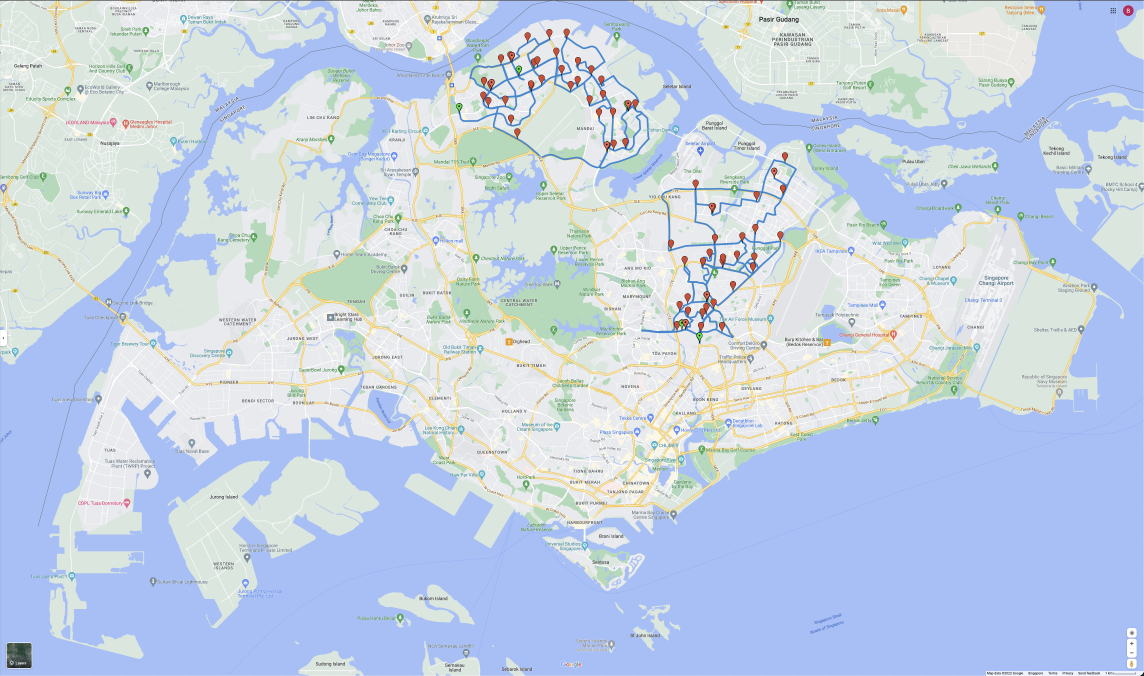
#> input picture CombineImages/images/1.png, 3430 x 2026 px (shown at 1/3 size); its folder holds only this picture in this run
$ jupyter execute combine_images.ipynb
#> lines starting #> are read from the running program, lines starting #| are printed output that depends on the picture
[cell 1]
import os
import cv2
import glob
import numpy as np
import matplotlib.pyplot as plt

[cell 2]
current_dir = os.getcwd()
current_dir

[cell 3]
images = []
for file in glob.glob(current_dir + "/images/*"):
    print(file)
    img = cv2.imread(file)
#> img is the input picture: shape (2026, 3430, 3); mean B, G, R 229.5, 210.8, 196.4
    print(img.shape)
#| (2026, 3430, 3)
    img_color = cv2.cvtColor(img, cv2.COLOR_BGR2RGB)
    img_new = img_color[:2024, :3430, :]
    print(img_new.shape)
#| (2024, 3430, 3)
    images.append(img_new)

[cell 4]
def alignImages(im1, im2):
    # Convert images to grayscale
    im1Gray = cv2.cvtColor(im1, cv2.COLOR_BGR2GRAY)
    im2Gray = cv2.cvtColor(im2, cv2.COLOR_BGR2GRAY)

    # Detect ORB features and compute descriptors
    orb = cv2.ORB_create(500)
    keypoints1, descriptors1 = orb.detectAndCompute(im1Gray, None)
    keypoints2, descriptors2 = orb.detectAndCompute(im2Gray, None)

    # Match features
    matcher = cv2.DescriptorMatcher_create(cv2.DESCRIPTOR_MATCHER_BRUTEFORCE_HAMMING)
    matches = matcher.match(descriptors1, descriptors2, None)

    # Sort matches by score
    matches.sort(key=lambda x: x.distance, reverse=False)

    # Remove poor matches
    numGoodMatches = int(len(matches) * 0.15)
    matches = matches[:numGoodMatches]

    # Draw matches
    imMatches = cv2.drawMatches(im1, keypoints1, im2, keypoints2, matches, None)

    # Extract location of matches
    points1 = np.zeros((len(matches), 2), dtype=np.float32)
    points2 = np.zeros((len(matches), 2), dtype=np.float32)

    for i, match in enumerate(matches):
        points1[i, :] = keypoints1[match.queryIdx].pt
        points2[i, :] = keypoints2[match.trainIdx].pt

    # Find homography
    h, mask = cv2.findHomography(points1, points2, cv2.RANSAC)

    # Use homography
    height, width, channels = im2.shape
    im1Reg = cv2.warpPerspective(im1, h, (width, height))

    return im1Reg, h

[cell 5]
aligned_images = []
aligned_images.append(images[0])
for img in images[1:]:
    imReg, _ = alignImages(img, images[0])
    print(imReg.shape)
    aligned_images.append(imReg)
#> this loop made 0 passes
#> after the loop, aligned_images = 1 item

[cell 6]
b = []
g = []
r = []
for img in aligned_images:
    b.append(np.expand_dims(img[:, :, 2], 2))
    g.append(np.expand_dims(img[:, :, 1], 2))
    r.append(np.expand_dims(img[:, :, 0], 2))
#> this loop made 1 pass
#> after the loop, b = 1 item; g = 1 item; r = 1 item
blue = np.concatenate(b, axis=2)
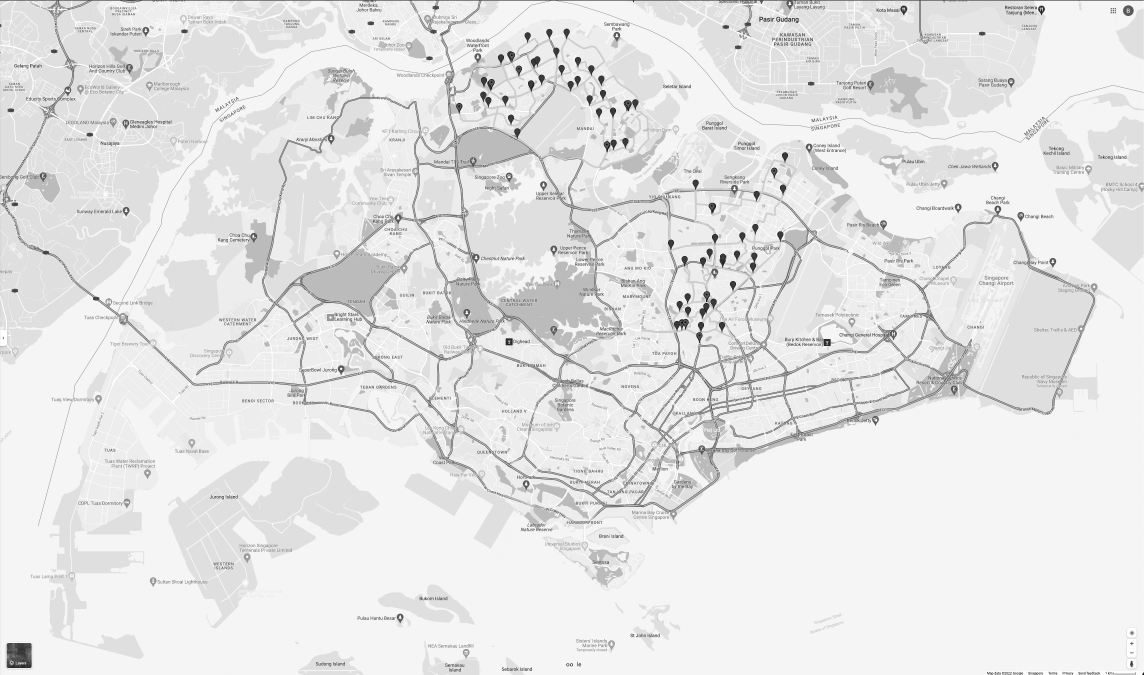
#> blue: shape (2024, 3430, 1) (shown at 1/3 size); min 0, max 255, mean 229.5
green = np.concatenate(g, axis=2)
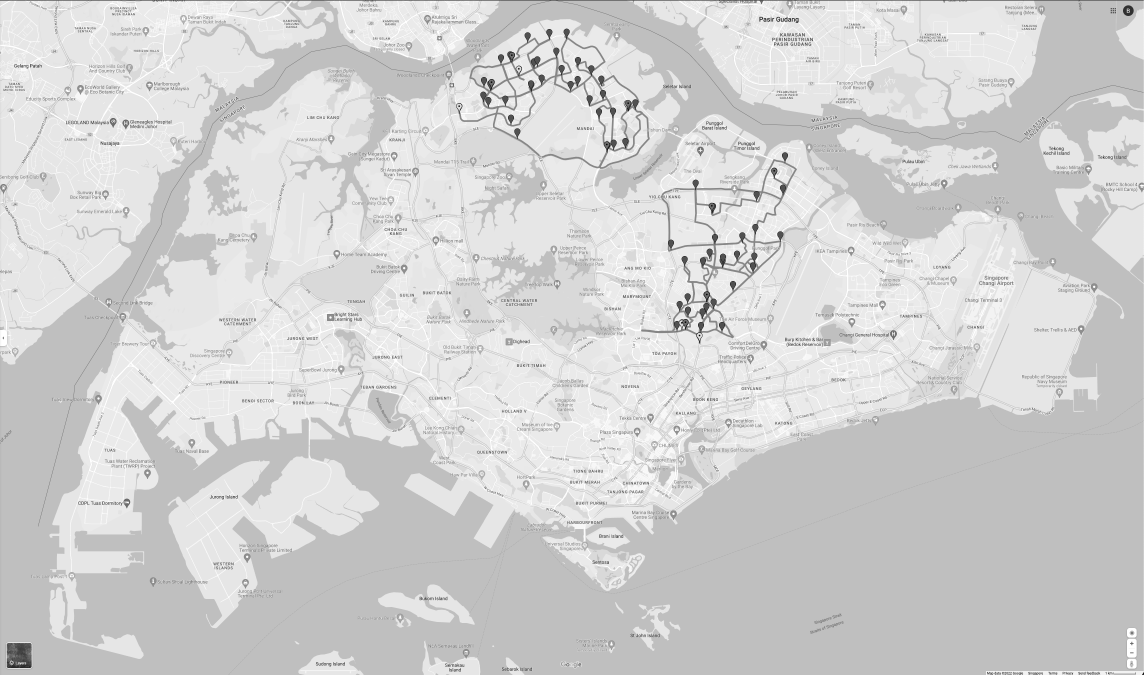
#> green: shape (2024, 3430, 1) (shown at 1/3 size); min 0, max 255, mean 210.8
red = np.concatenate(r, axis=2)
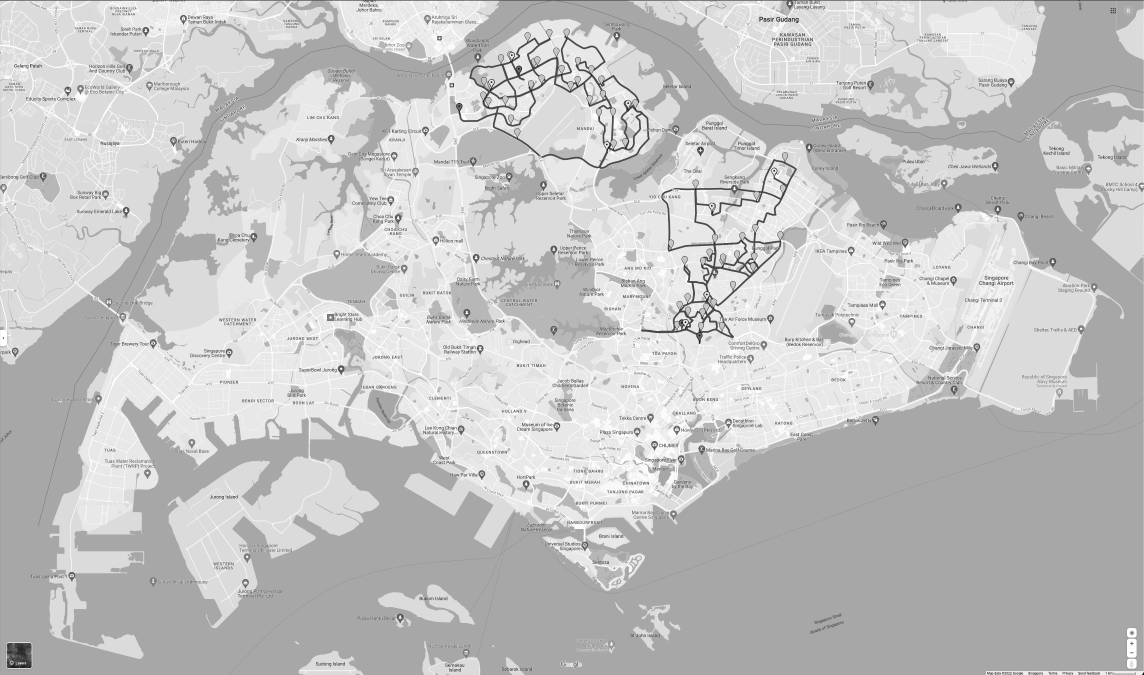
#> red: shape (2024, 3430, 1) (shown at 1/3 size); min 0, max 255, mean 196.4

[cell 7]
def create_image(color):
    new_array = np.zeros((2024, 3430))
#> new_array: shape (2024, 3430) float64; every value is 0

    for i in range(2024):
        for j in range(3430):
            val = min(color[i,j,:])
            new_array[i,j] = val
    return new_array

[cell 8]
new_blue = create_image(blue)
new_red = create_image(red)
new_green = create_image(green)

[cell 9]
new_image = np.zeros((2024, 3430, 3), dtype=np.uint8)
#> new_image: shape (2024, 3430, 3); every value is 0
new_image[:, :, 0] = new_red
new_image[:, :, 1] = new_green
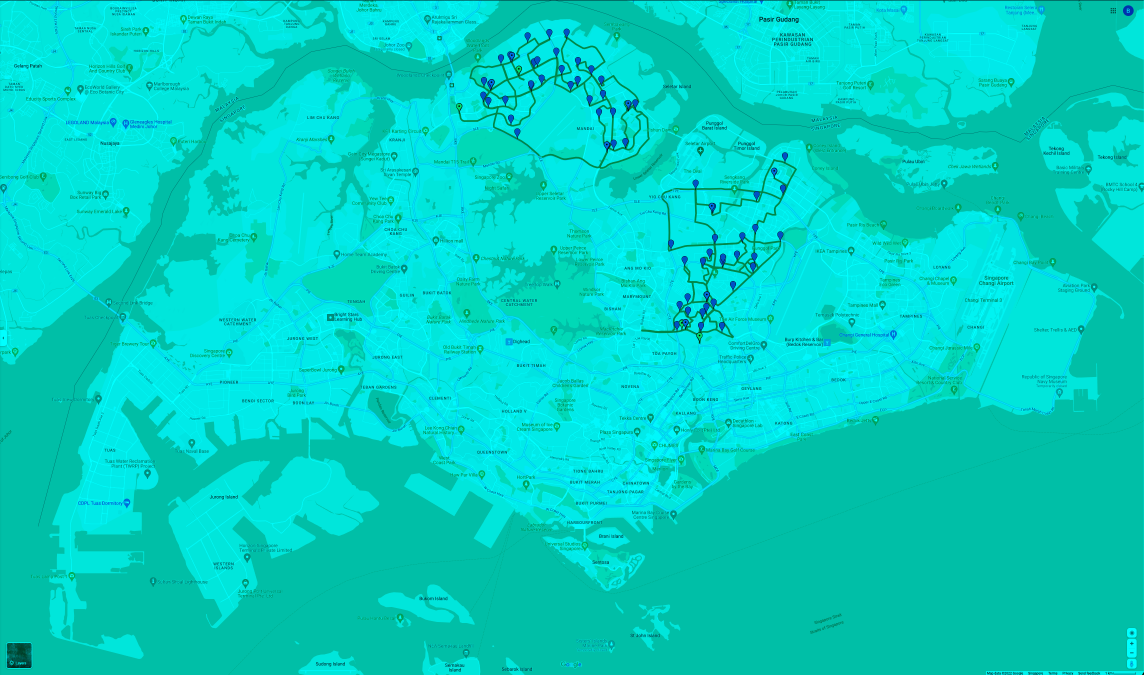
#> new_image: shape (2024, 3430, 3) (shown at 1/3 size); mean of channels 0, 1, 2 196.4, 210.8, 0; drawn as B, G, R
new_image[:, :, 2] = new_blue

cv2.imwrite("combined_image.jpg", new_image[:, :, [2, 1, 0]])
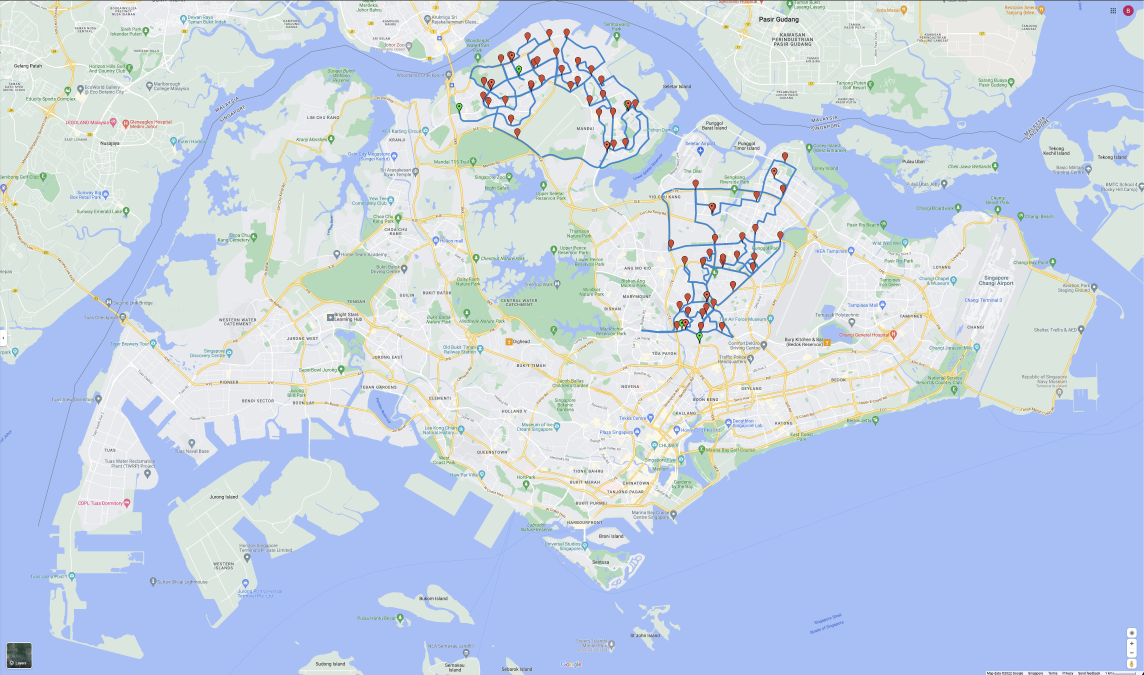
#> saved as combined_image.jpg: shape (2024, 3430, 3) (shown at 1/3 size); mean B, G, R 229.5, 210.8, 196.4
#> Out = True
